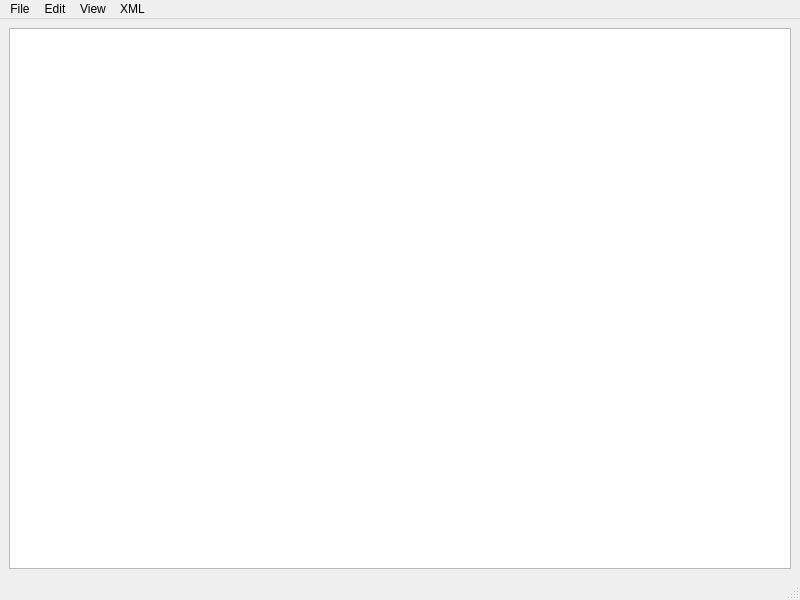
<?xml version="1.0" encoding="UTF-8"?>
<ui version="4.0">
 <class>Notepad</class>
 <widget class="QMainWindow" name="Notepad">
  <property name="geometry">
   <rect>
    <x>0</x>
    <y>0</y>
    <width>800</width>
    <height>600</height>
   </rect>
  </property>
  <property name="windowTitle">
   <string>Notepad</string>
  </property>
  <widget class="QWidget" name="centralwidget">
   <layout class="QGridLayout" name="gridLayout">
    <item row="0" column="0">
     <widget class="CodeEditor" name="editor"/>
    </item>
   </layout>
  </widget>
  <widget class="QMenuBar" name="menubar">
   <property name="geometry">
    <rect>
     <x>0</x>
     <y>0</y>
     <width>800</width>
     <height>23</height>
    </rect>
   </property>
   <widget class="QMenu" name="menuFile">
    <property name="title">
     <string>File</string>
    </property>
    <addaction name="actionNew"/>
    <addaction name="actionOpen"/>
    <addaction name="actionSave"/>
    <addaction name="actionSaveAs"/>
   </widget>
   <widget class="QMenu" name="menuEdit">
    <property name="title">
     <string>Edit</string>
    </property>
    <addaction name="actionFindReplace"/>
    <addaction name="actionUndo"/>
    <addaction name="actionRedo"/>
   </widget>
   <widget class="QMenu" name="menuView">
    <property name="title">
     <string>View</string>
    </property>
    <addaction name="actionLineNumbers"/>
    <addaction name="actionFold"/>
    <addaction name="actionUnfoldAll"/>
   </widget>
   <widget class="QMenu" name="menuXML">
    <property name="title">
     <string>XML</string>
    </property>
    <addaction name="actionSyntaxHighlight"/>
    <addaction name="actionXMLSyntax"/>
    <addaction name="actionXMLSchema"/>
   </widget>
   <addaction name="menuFile"/>
   <addaction name="menuEdit"/>
   <addaction name="menuView"/>
   <addaction name="menuXML"/>
  </widget>
  <widget class="QStatusBar" name="statusbar"/>
  <action name="actionNew">
   <property name="checkable">
    <bool>false</bool>
   </property>
   <property name="enabled">
    <bool>true</bool>
   </property>
   <property name="text">
    <string>New</string>
   </property>
   <property name="toolTip">
    <string>Clear the buffer</string>
   </property>
   <property name="shortcut">
    <string>Ctrl+N</string>
   </property>
  </action>
  <action name="actionOpen">
   <property name="text">
    <string>Open</string>
   </property>
   <property name="toolTip">
    <string>Open a file</string>
   </property>
   <property name="shortcut">
    <string>Ctrl+O</string>
   </property>
  </action>
  <action name="actionSave">
   <property name="text">
    <string>Save</string>
   </property>
   <property name="toolTip">
    <string>Save buffer to current file</string>
   </property>
   <property name="shortcut">
    <string>Ctrl+S</string>
   </property>
  </action>
  <action name="actionSaveAs">
   <property name="text">
    <string>Save as</string>
   </property>
   <property name="toolTip">
    <string>Select a file and save the buffer there</string>
   </property>
   <property name="shortcut">
    <string>Ctrl+Shift+S</string>
   </property>
  </action>
  <action name="actionFindReplace">
   <property name="text">
    <string>Find and Replace</string>
   </property>
   <property name="toolTip">
    <string>Find and replace text using regular expressions</string>
   </property>
   <property name="shortcut">
    <string>Ctrl+F</string>
   </property>
  </action>
  <action name="actionUndo">
   <property name="text">
    <string>Undo</string>
   </property>
  </action>
  <action name="actionRedo">
   <property name="text">
    <string>Redo</string>
   </property>
  </action>
  <action name="actionLineNumbers">
   <property name="checkable">
    <bool>true</bool>
   </property>
   <property name="text">
    <string>Line numbers</string>
   </property>
   <property name="toolTip">
    <string>Show/hide line numbers</string>
   </property>
   <property name="shortcut">
    <string>Ctrl+B</string>
   </property>
  </action>
  <action name="actionSyntaxHighlight">
   <property name="checkable">
    <bool>true</bool>
   </property>
   <property name="text">
    <string>Syntax highlighting</string>
   </property>
   <property name="toolTip">
    <string>Highlight XML nodes, attributes, etc.</string>
   </property>
  </action>
  <action name="actionFold">
   <property name="text">
    <string>Fold/Unfold</string>
   </property>
   <property name="toolTip">
    <string>Fold selected lines or unfold on current line</string>
   </property>
   <property name="shortcut">
    <string>Ctrl+/</string>
   </property>
  </action>
  <action name="actionXMLSyntax">
   <property name="text">
    <string>Syntax check</string>
   </property>
   <property name="toolTip">
    <string>Check if XML is well-formed</string>
   </property>
  </action>
  <action name="actionXMLSchema">
   <property name="text">
    <string>Check with schema</string>
   </property>
   <property name="toolTip">
    <string>Select schema and validate XML</string>
   </property>
  </action>
  <action name="actionUnfoldAll">
   <property name="text">
    <string>Unfold All</string>
   </property>
   <property name="shortcut">
    <string>Ctrl+Shift+/</string>
   </property>
  </action>
 </widget>
 <customwidgets>
  <customwidget>
   <class>CodeEditor</class>
   <extends>QPlainTextEdit</extends>
   <header>codeeditor.h</header>
  </customwidget>
 </customwidgets>
 <resources/>
 <connections/>
</ui>
